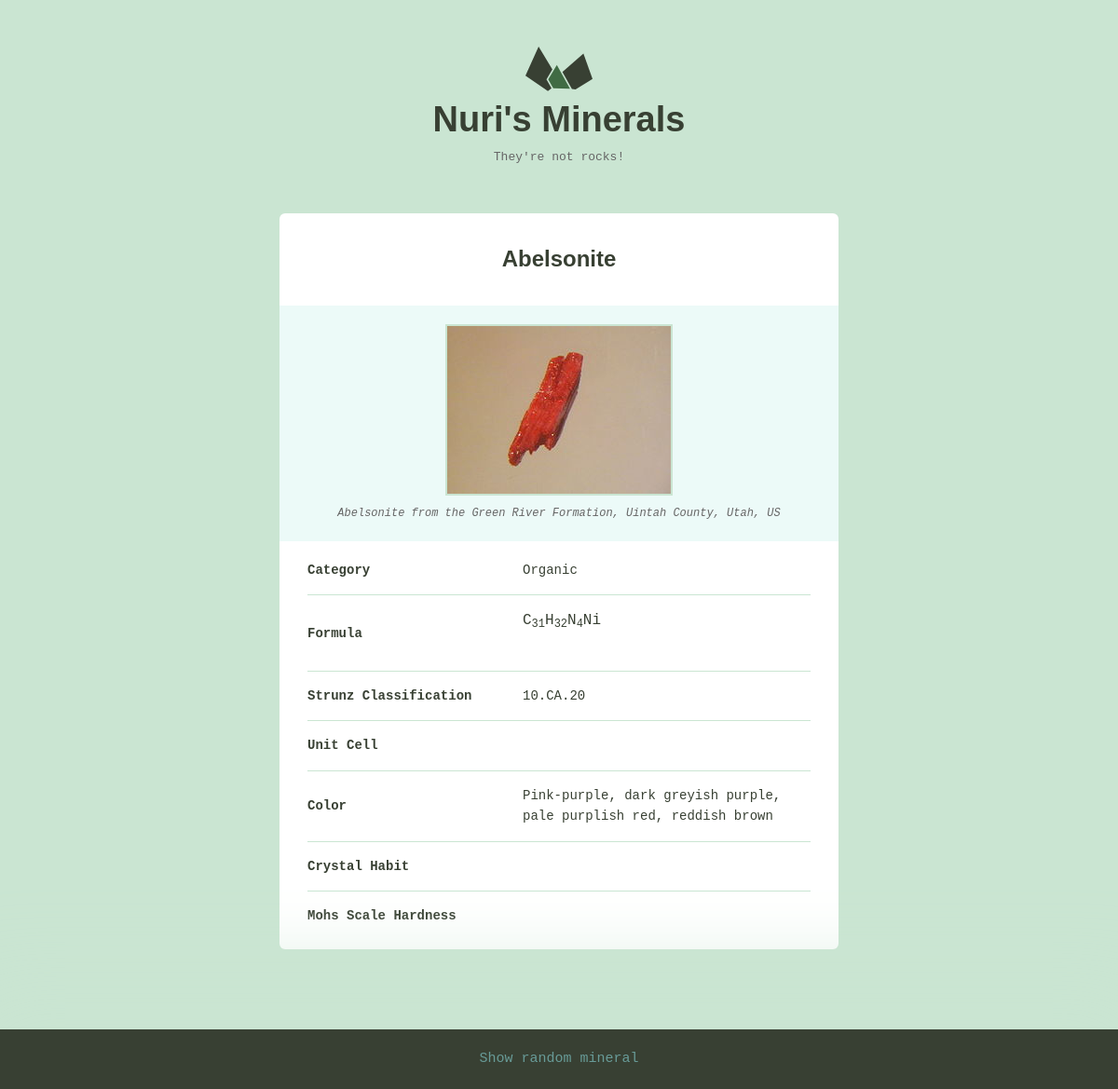
/minerals/1/, run on the app's committed database.
### minerals/models.py (models this page shows, shortened)
class Mineral(models.Model):
	name = models.CharField(max_length=255)
	image_filename = models.CharField(max_length=255, blank=True, default='')
	image_caption = models.CharField(max_length=255, blank=True, default='')
	category = models.CharField(max_length=255, blank=True, default='')
	formula = models.CharField(max_length=255, blank=True, default='')
	strunz_classification = models.CharField(max_length=255, blank=True, default='')
	color = models.CharField(max_length=255, blank=True, default='')
	crystal_system = models.CharField(max_length=255, blank=True, default='')
	unit_cell = models.CharField(max_length=255, blank=True, default='')
	crystal_symmetry = models.CharField(max_length=255, blank=True, default='')
	cleavage = models.CharField(max_length=255, blank=True, default='')
	mohs_scale_hardness = models.CharField(max_length=255, blank=True, default='')
	luster = models.CharField(max_length=255, blank=True, default='')
	streak = models.CharField(max_length=255, blank=True, default='')
	diaphaneity = models.CharField(max_length=255, blank=True, default='')
	optical_properties = models.CharField(max_length=255, blank=True, default='')
	refractive_index = models.CharField(max_length=255, blank=True, default='')
	crystal_habit = models.CharField(max_length=255, blank=True, default='')
	specific_gravity = models.CharField(max_length=255, blank=True, default='')
	group = models.CharField(max_length=255, blank=True, default='')
	class Meta:
		ordering = ['name',]

### minerals/views.py (the view)
# urls.py: path('<int:pk>/', views.mineral_detail, name="mineral_detail"),
def mineral_detail(request, pk):
	mineral = get_object_or_404(Mineral, pk=pk)
	return render(request, 'minerals/mineral_detail.html', {'mineral':mineral})

### minerals/templatetags/mineral_extras.py (called while the page is built)
@register.filter('markdown_to_html')
def markdown_to_html(markdown_text):
	html_body = markdown2.markdown(markdown_text)
	return html_body

### minerals/templates/minerals/mineral_detail.html
{% extends "layout.html" %}
{% load mineral_extras %}
{% load static %}
{% block content %}
<div class="bounds bounds--small">
	{{ block.super }}
	<div class="grid-100 mineral__container">
		<h1 class="mineral__name">{{ mineral.name }}</h1>
		<div class="mineral__image-bg">
			<img class="mineral__image" src="{% static "" %}img/{{mineral.name}}.jpg">
			<p class="mineral__caption">{{ mineral.image_caption }}</p>
		</div>
		<div class="mineral__table-container">
			<table class="mineral__table">
				<tbody>
					<tr>
						<td class="mineral__category">Category</td>
						<td>{{ mineral.category }}</td>
					</tr>
					<tr>
						<td class="mineral__category">Formula</td>
						<td class="mineral__formula">{{ mineral.formula|markdown_to_html|safe }}</td>
					</tr>
					<tr>
						<td class="mineral__category">Strunz Classification</td>
						<td>{{ mineral.strunz_classification }}</td>
					</tr>
					<tr>
						<td class="mineral__category">Unit Cell</td>
						<td>{{ mineral.unit_cell }}</td>
					</tr>
					<tr>
						<td class="mineral__category">Color</td>
						<td>{{ mineral.color }}</td>
					</tr>
					<tr>
						<td class="mineral__category">Crystal Habit</td>
						<td>{{ mineral.crystal_habit }}</td>
					</tr>
					<tr>
						<td class="mineral__category">Mohs Scale Hardness</td>
						<td>{{ mineral.mohs_scale_hardness }}</td>
					</tr>
				</tbody>
			</table>
		</div>
	</div>
</div>
{% endblock %}

### templates/layout.html (shortened to what this page needs)
{% load static from staticfiles %}
<!DOCTYPE html>
<html>
<head>
	<link rel="stylesheet" href="{% static 'css/global.css' %}">
</head>
<body>
	{% block content %}
		<div class="grid-100">
			<a href="{% url 'index' %}">
				<h1 class="logo__name text-centered">Nuri's Minerals</h1>
			</a>
			<p class="logo__text text-centered">They're not rocks!</p>
		</div>
	{% endblock %}
	<div class="minerals__random">
		<a minerals__href="#">Show random mineral</a>
	</div>
</body>
</html>

### assets/css/global.css (style rules this page uses)
html { font-family: sans-serif; -ms-text-size-adjust: 100%; -webkit-text-size-adjust: 100%; }
body { margin: 0; }
a { background-color: transparent; }
h1 { font-size: 2em; margin: 0.67em 0; }
sub { font-size: 75%; line-height: 0; position: relative; vertical-align: baseline; bottom: -0.25em; }
img { border: 0; }
svg:not(:root) { overflow: hidden; }
table { border-collapse: collapse; border-spacing: 0; }
td, th { padding: 0; }
html { font-size: 62.5%; }
body { background-color: #CAE5D2; font-size: 1.5em; line-height: 1.6; font-weight: 400; font-family: "Cousine"; color: #666; }
.bounds { max-width: 800px; margin: 0 auto; padding: 50px 0 150px; overflow: hidden; }
.bounds--small { max-width: 600px; padding: 50px 10px 150px; }
.grid, .grid-5, .grid-10, .grid-15, .grid-20, .grid-25, .grid-30, .grid-33, .grid-35, .grid-40, .grid-45, .grid-50, .grid-55, .grid-60, .grid-65, .grid-66, .grid-70, .grid-75, .grid-80, .grid-90, .grid-95, .grid-100 { float: left; box-sizing: border-box; position: relative; }
.grid-100 { width: 100%; padding: 0 15px; }
h1, h2, h3, h4, h5, h6 { margin-top: 0; margin-bottom: 2rem; font-weight: bold; font-family: "Work Sans", sans-serif; color: #384033; }
h1 { font-size: 3.8rem; }
@media (min-width: 550px) { h1 { font-size: 3.8rem; } }
p { margin-top: 0; font-size: 1.6rem; }
a { color: #689b98; text-decoration: none; -webkit-transition: color 0.2s; -moz-transition: color 0.2s; -ms-transition: color 0.2s; -o-transition: color 0.2s; transition: color 0.2s; }
th, td { padding: 15px; text-align: left; border-bottom: 1px solid #e1e1e1; }
th:first-child, td:first-child { padding-left: 0; }
th:last-child, td:last-child { padding-right: 0; }
table, p, ul { margin-bottom: 2.5rem; }
.text-centered { text-align: center; }
.logo { display: block; fill: #384033; position: relative; margin: 0 auto; width: 72px; }
.logo__name { margin-bottom: 0; }
.logo__text { margin-bottom: 50px; font-size: 13px; }
.minerals__random { background-color: #384033; box-shadow: 0 0 100px 50px #CAE5D2; color: #fff; padding: 20px 0 20px 0; position: fixed; bottom: 0; text-align: center; width: 100%; }
.mineral__container { background-color: #fff; border-radius: 6px; list-style: none; padding: 0; text-align: center; }
.mineral__name { display: block; width: 100%; margin: 0; font-size: 24px; padding: 30px 0 30px 0; }
.mineral__image { display: block; margin: 0 auto; border: solid 2px #CAE5D2; }
.mineral__image-bg { background-color: #ecfaf8; padding: 20px 0; }
.mineral__caption { font-size: 12px; font-style: italic; padding: 10px 0 0 0; margin: 0; }
.mineral__table { font-size: 14px; color: #384033; }
.mineral__table td { border-color: #CAE5D2; }
.mineral__table tr:last-of-type td { border-bottom: none; padding-bottom: 0; }
.mineral__table-container { padding: 5px 30px 0; }
.mineral__category { font-weight: bold; width: 40%; }
.mineral__formula { font-size: 12px; }

### data on the page
Mineral: name "Abelsonite", name (picture), image_caption "Abelsonite from the Green River Formation, Uintah County, Utah, US", category "Organic", formula "C 31 H 32 N 4 Ni", strunz_classification "10.CA.20", color "Pink-purple, dark greyish purple, pale purplish red, reddish brown"
